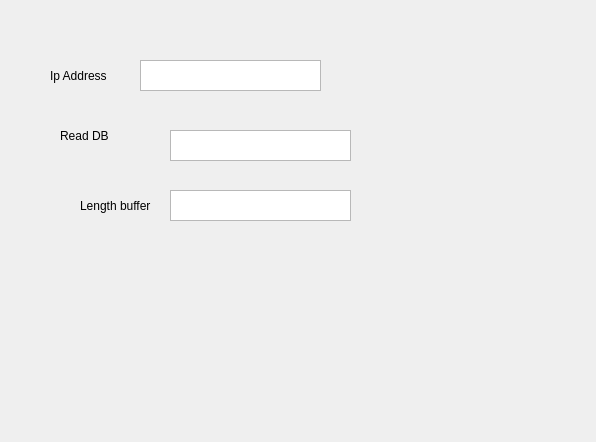
<?xml version="1.0" encoding="UTF-8"?>
<ui version="4.0">
 <class>step7_Settings</class>
 <widget class="QWidget" name="step7_Settings">
  <property name="geometry">
   <rect>
    <x>0</x>
    <y>0</y>
    <width>596</width>
    <height>442</height>
   </rect>
  </property>
  <property name="windowTitle">
   <string>Form</string>
  </property>
  <widget class="QLabel" name="label">
   <property name="geometry">
    <rect>
     <x>50</x>
     <y>60</y>
     <width>81</width>
     <height>31</height>
    </rect>
   </property>
   <property name="text">
    <string>Ip Address</string>
   </property>
  </widget>
  <widget class="QLabel" name="label_2">
   <property name="geometry">
    <rect>
     <x>60</x>
     <y>120</y>
     <width>81</width>
     <height>31</height>
    </rect>
   </property>
   <property name="text">
    <string>Read DB</string>
   </property>
  </widget>
  <widget class="QLabel" name="label_3">
   <property name="geometry">
    <rect>
     <x>80</x>
     <y>190</y>
     <width>81</width>
     <height>31</height>
    </rect>
   </property>
   <property name="text">
    <string>Length buffer</string>
   </property>
  </widget>
  <widget class="QTextEdit" name="txtIpAddress">
   <property name="geometry">
    <rect>
     <x>140</x>
     <y>60</y>
     <width>181</width>
     <height>31</height>
    </rect>
   </property>
  </widget>
  <widget class="QTextEdit" name="txtDbNo">
   <property name="geometry">
    <rect>
     <x>170</x>
     <y>130</y>
     <width>181</width>
     <height>31</height>
    </rect>
   </property>
  </widget>
  <widget class="QTextEdit" name="txtBufferLen">
   <property name="geometry">
    <rect>
     <x>170</x>
     <y>190</y>
     <width>181</width>
     <height>31</height>
    </rect>
   </property>
  </widget>
 </widget>
 <resources/>
 <connections/>
</ui>
